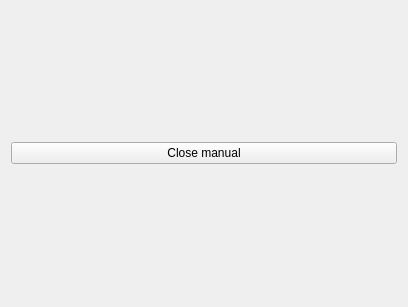
<?xml version="1.0" encoding="UTF-8"?>
<ui version="4.0">
 <class>TechnicalManual</class>
 <widget class="QWidget" name="TechnicalManual">
  <property name="geometry">
   <rect>
    <x>0</x>
    <y>0</y>
    <width>408</width>
    <height>307</height>
   </rect>
  </property>
  <property name="windowTitle">
   <string>Form</string>
  </property>
  <layout class="QVBoxLayout" name="verticalLayout">
   <item>
    <layout class="QVBoxLayout" name="centralLayout">
     <property name="spacing">
      <number>0</number>
     </property>
     <property name="sizeConstraint">
      <enum>QLayout::SetMaximumSize</enum>
     </property>
     <property name="bottomMargin">
      <number>0</number>
     </property>
    </layout>
   </item>
   <item>
    <widget class="QPushButton" name="cmdClose">
     <property name="layoutDirection">
      <enum>Qt::LeftToRight</enum>
     </property>
     <property name="text">
      <string>Close manual</string>
     </property>
    </widget>
   </item>
  </layout>
 </widget>
 <resources/>
 <connections/>
</ui>
